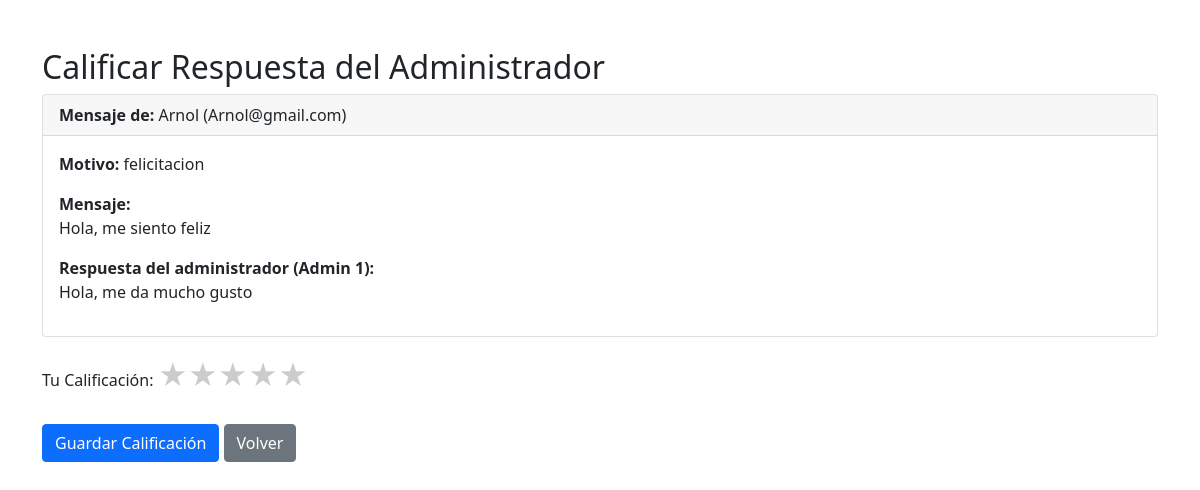
Screenshot of /Contacto/calificar_respuesta.php?id=15 (signed in) with the database file from the repository.
### tables this page shows
CREATE TABLE `contactos` (
  `id` int(11) NOT NULL,
  `nombre` varchar(255) NOT NULL,
  `correo` varchar(255) NOT NULL,
  `motivo_id` int(11) NOT NULL,
  `mensaje` text NOT NULL,
  `fecha` timestamp NOT NULL DEFAULT current_timestamp(),
  `fecha_envio` datetime NOT NULL DEFAULT current_timestamp()
);

CREATE TABLE `motivos` (
  `id` int(11) NOT NULL,
  `descripcion` varchar(50) NOT NULL
);

CREATE TABLE `usuarios` (
  `id` int(11) NOT NULL,
  `rol_id` int(11) NOT NULL,
  `correo` varchar(100) NOT NULL,
  `cedula` varchar(20) NOT NULL,
  `nombre` varchar(50) NOT NULL,
  `apellido` varchar(50) NOT NULL,
  `contrasena` varchar(255) NOT NULL,
  `fecha_registro` timestamp NOT NULL DEFAULT current_timestamp(),
  `imagen_perfil` varchar(255) DEFAULT NULL,
  `descripcion` text DEFAULT NULL,
  `fecha_nacimiento` date DEFAULT NULL
);

CREATE TABLE `respuestas_contactos` (
  `id` int(11) NOT NULL,
  `contacto_id` int(11) NOT NULL,
  `admin_id` int(11) DEFAULT NULL,
  `respuesta` text NOT NULL,
  `fecha_respuesta` datetime NOT NULL DEFAULT current_timestamp(),
  `calificacion_usuario` tinyint(4) DEFAULT NULL
);

### Contacto/calificar_respuesta.php (the view, shortened to what this page needs)
<?php
include('../CRUD/conexion.php');
$usuario_correo = $_SESSION['correo'] ?? '';
$contacto_id = intval($_GET['id'] ?? 0);
$sql = "SELECT c.*, m.descripcion AS motivo, rc.respuesta, rc.calificacion_usuario,
        u.nombre AS admin_nombre, u.apellido AS admin_apellido
        FROM contactos c
        JOIN motivos m ON c.motivo_id = m.id
        LEFT JOIN respuestas_contactos rc ON c.id = rc.contacto_id
        LEFT JOIN usuarios u ON rc.admin_id = u.id
        WHERE c.id = $contacto_id AND c.correo = '" . $conn->real_escape_string($usuario_correo) . "'";
$result = $conn->query($sql);
$fila = $result->fetch_assoc();
?>
<!DOCTYPE html>
<html lang="es">
<head>
<link href="https://cdn.jsdelivr.net/npm/bootstrap@5.1.3/dist/css/bootstrap.min.css" rel="stylesheet" />
</head>
<body>
<div class="container mt-5">
    <h2>Calificar Respuesta del Administrador</h2>
    <div class="card mb-3">
        <div class="card-header">
            <strong>Mensaje de:</strong> <?= htmlspecialchars($fila['nombre']) ?> (<?= htmlspecialchars($fila['correo']) ?>)
        </div>
        <div class="card-body">
            <p><strong>Motivo:</strong> <?= htmlspecialchars($fila['motivo']) ?></p>
            <p><strong>Mensaje:</strong><br><?= nl2br(htmlspecialchars($fila['mensaje'])) ?></p>
            <p><strong>Respuesta del administrador (<?= htmlspecialchars($fila['admin_nombre'] . ' ' . $fila['admin_apellido']) ?>):</strong><br><?= nl2br(htmlspecialchars($fila['respuesta'])) ?></p>
        </div>
    </div>
    <form method="POST">
        <label class="form-label">Tu Calificación:</label>
        <div class="star-rating">
            <?php for ($i = 5; $i >= 1; $i--): ?>
                <label for="star<?= $i ?>" title="<?= $i ?> estrellas">&#9733;</label>
            <?php endfor; ?>
        </div>
        <br><br>
        <button type="submit" class="btn btn-primary">Guardar Calificación</button>
        <a href="ver_respuestas.php" class="btn btn-secondary">Volver</a>
    </form>
</div>
</body>
</html>

### Contacto/calificar_respuesta.php (style rules this page uses)
.star-rating { font-size: 1.8rem; direction: rtl; display: inline-flex; }
.star-rating label { color: #ccc; cursor: pointer; }

### rows the page displays
contactos: nombre "Arnol", correo "Arnol@gmail.com", motivo.descripcion "felicitacion", mensaje "Hola, me siento feliz", usuarios.nombre+apellido "Admin 1", respuestas_contactos.respuesta "Hola, me da mucho gusto"
